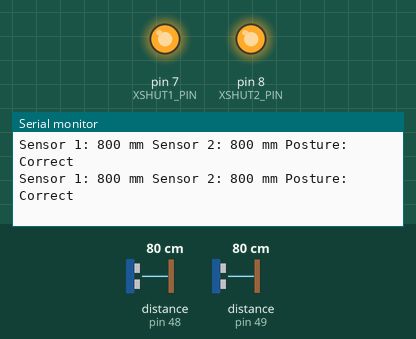
Recording of a sketch running on a simulated Arduino Uno, built with avr-gcc and run on an emulated ATmega328P. On the bench: output pins drawn as LEDs (lit = HIGH), the last lines printed to the serial monitor. The test bench sets the inputs (shaded band); at power-on: distance to the obstacle (sensors on pin 48, pin 49) 80 cm.

Above: at 1.4 s.
1.5 s: distance to the obstacle (sensor on pin 48) set to 120 cm
At 2.2 s:
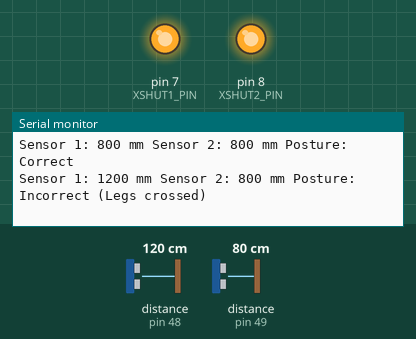
3.8 s: distance to the obstacle (sensor on pin 49) set to 250 cm
At 4.5 s:
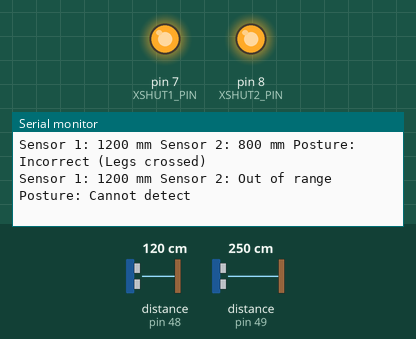
6.1 s: distance to the obstacle (sensor on pin 48) set to 250 cm
At 6.8 s:
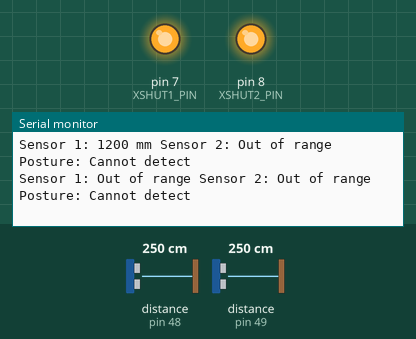
8.3 s: distance to the obstacle (sensor on pin 49) set to 2 cm
At 9.0 s:
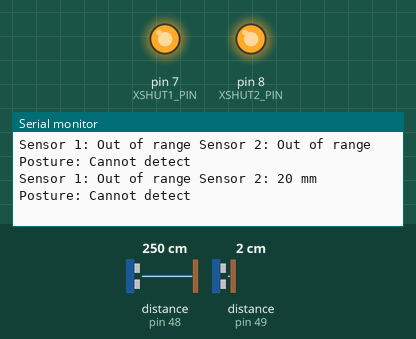

Measured:
- after the input at 1.5 s, the serial monitor: prints a new line after 0.27 s (image 1)
- after the input at 3.8 s, the serial monitor: prints a new line after 0.24 s (image 2)
- after the input at 6.1 s, the serial monitor: prints a new line after 0.21 s (image 3)
- after the input at 8.3 s, the serial monitor: prints a new line after 0.28 s (image 4)

The sketch:

sketch_nov18b_crossleg2.ino
```cpp
#include <Wire.h>
#include <Adafruit_VL53L0X.h>

// 创建两个传感器实例
Adafruit_VL53L0X sensor1 = Adafruit_VL53L0X();
Adafruit_VL53L0X sensor2 = Adafruit_VL53L0X();

// XSHUT 引脚定义
#define XSHUT1_PIN 7
#define XSHUT2_PIN 8

// 距离阈值 (毫米)
#define LEG_POSITION_THRESHOLD 50

void setup() {
  Serial.begin(9600);
  while (!Serial) {
    delay(10); // 等待串口初始化
  }
  Serial.println("VL53L0X dual sensor test");

  // 初始化 XSHUT 引脚
  pinMode(XSHUT1_PIN, OUTPUT);
  pinMode(XSHUT2_PIN, OUTPUT);

  // 确保两个传感器都关闭
  digitalWrite(XSHUT1_PIN, LOW);
  digitalWrite(XSHUT2_PIN, LOW);
  delay(10);

  // 初始化第一个传感器
  digitalWrite(XSHUT1_PIN, HIGH);
  delay(10);
  if (!sensor1.begin(0x30)) {  // 为第一个传感器设置地址 0x30
    Serial.println("Failed to initialize sensor 1!");
    while (1);
  }
  Serial.println("Sensor 1 initialized at address 0x30");

  // 初始化第二个传感器
  digitalWrite(XSHUT2_PIN, HIGH);
  delay(10);
  if (!sensor2.begin(0x31)) {  // 为第二个传感器设置地址 0x31
    Serial.println("Failed to initialize sensor 2!");
    while (1);
  }
  Serial.println("Sensor 2 initialized at address 0x31");
}

void loop() {
  VL53L0X_RangingMeasurementData_t measure1, measure2;

  // 读取传感器 1 的数据
  sensor1.rangingTest(&measure1, false);
  if (measure1.RangeStatus != 4) { // 如果测量有效
    Serial.print("Sensor 1: ");
    Serial.print(measure1.RangeMilliMeter);
    Serial.print(" mm ");
  } else {
    Serial.print("Sensor 1: Out of range ");
  }

  // 读取传感器 2 的数据
  sensor2.rangingTest(&measure2, false);
  if (measure2.RangeStatus != 4) { // 如果测量有效
    Serial.print("Sensor 2: ");
    Serial.print(measure2.RangeMilliMeter);
    Serial.print(" mm ");
  } else {
    Serial.print("Sensor 2: Out of range ");
  }

  // 检测翘腿姿势
  if (measure1.RangeStatus != 4 && measure2.RangeStatus != 4) {
    int distanceDifference = abs(measure1.RangeMilliMeter - measure2.RangeMilliMeter);
    if (distanceDifference > LEG_POSITION_THRESHOLD) {
      Serial.println("Posture: Incorrect (Legs crossed)");
    } else {
      Serial.println("Posture: Correct");
    }
  } else {
    Serial.println("Posture: Cannot detect");
  }

  delay(500); // 延迟 500ms
}
```
